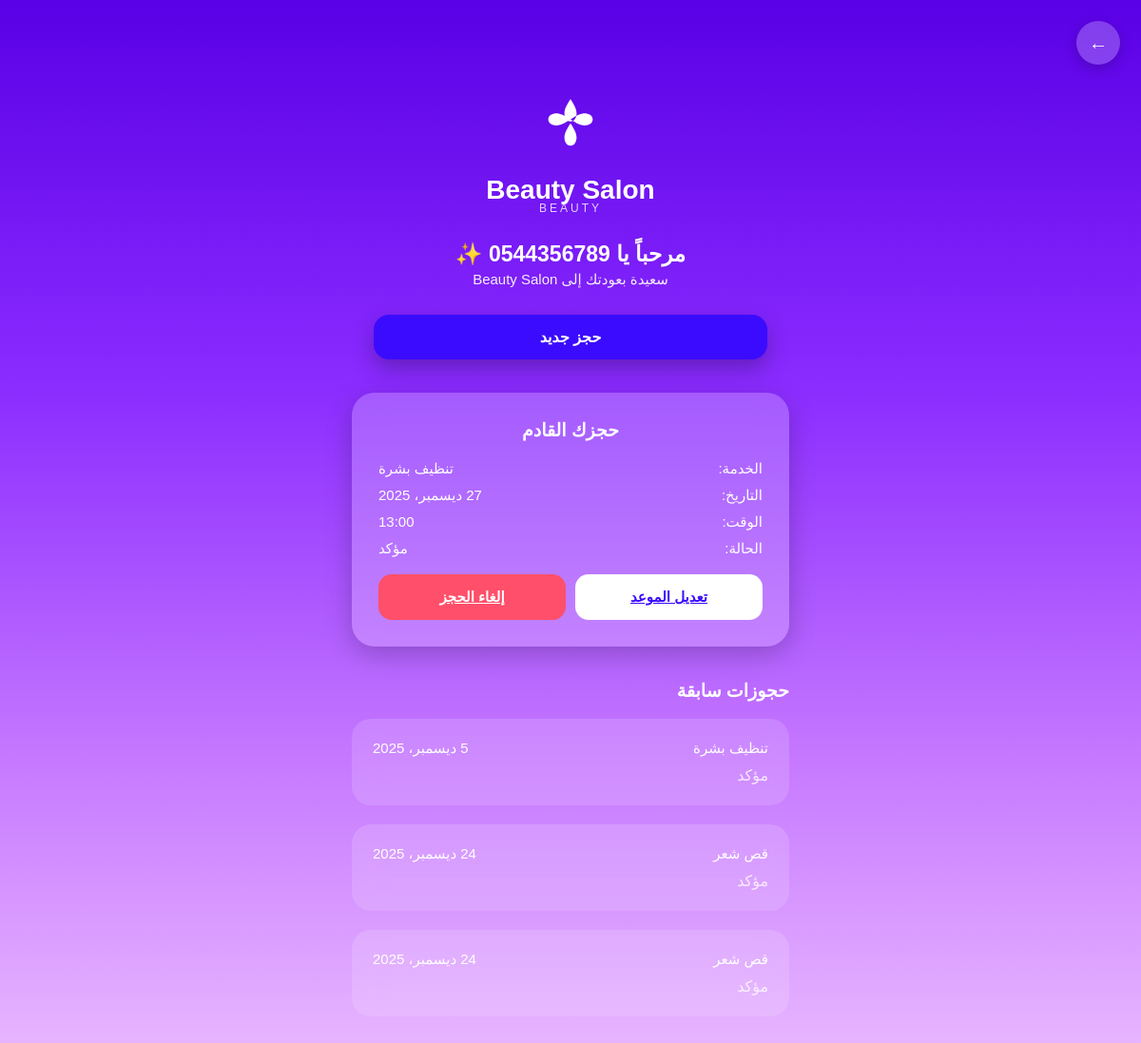
The page /accounts/dashboard/ (signed in) on the database as committed earlier.
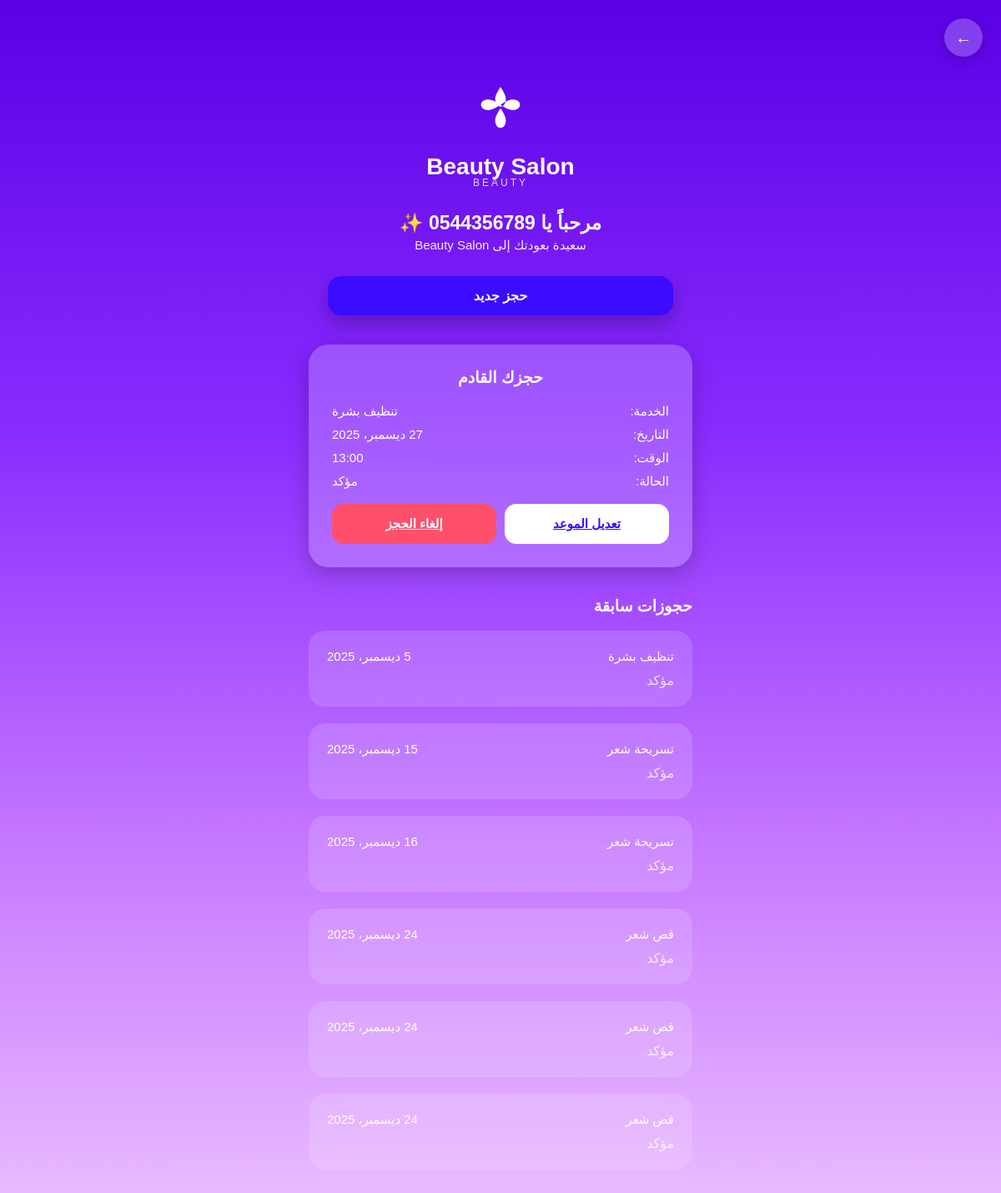
The same page on the database as committed later.
### bookings/models.py (models this page shows, shortened)
class Booking(models.Model):
    STATUS_CHOICES = [
        ("pending", "قيد الانتظار"),
        ("confirmed", "مؤكد"),
        ("completed", "مكتمل"),
        ("canceled", "ملغي"),
    ]
    user = models.ForeignKey(
        CustomUser,
        on_delete=models.CASCADE,
        related_name="bookings"
    )
    service = models.CharField(max_length=200)
    date = models.DateField()
    time = models.ForeignKey(
        TimeSlot,
        on_delete=models.SET_NULL,
        null=True,
        related_name="bookings"
    )
    staff = models.CharField(
        max_length=100,
        blank=True,
        null=True,
        help_text="اسم الموظفة (اختياري)"
    )
    status = models.CharField(
        max_length=20,
        choices=STATUS_CHOICES,
        default="confirmed"
    )
    created_at = models.DateTimeField(auto_now_add=True)
    class Meta:
        ordering = ["-created_at"]
        verbose_name = "حجز"
        verbose_name_plural = "الحجوزات"

class TimeSlot(models.Model):
    time = models.TimeField()
    class Meta:
        ordering = ["time"]
        verbose_name = "وقت متاح"
        verbose_name_plural = "الأوقات المتاحة"

### accounts/views.py (the view)
# urls.py: path("dashboard/", customer_dashboard, name="customer_dashboard"),
def customer_dashboard(request):
    if not request.user.is_authenticated:
        return redirect("accounts:login")
    bookings = Booking.objects.filter(user=request.user).order_by("date", "time__time")
    today = date.today()
    upcoming_booking = bookings.filter(date__gte=today).first()
    previous_bookings = bookings.filter(date__lt=today)
    return render(request, "dashboard.html", {
        "phone": request.user.phone,
        "upcoming_booking": upcoming_booking,
        "previous_bookings": previous_bookings,
    })

### templates/dashboard.html (shortened to what this page needs)
<!DOCTYPE html>
<html lang="ar" dir="rtl">
<head>
</head>
<body>
    <button class="back-btn" onclick="history.back()">←</button>
    <div class="page-wrap">
        <div class="logo-block">
            <div class="logo-icon">
                <svg viewBox="0 0 64 64">
                    <path d="M32 4c-4 6-6 10-6 14s2 8 6 8 6-4 6-8-2-8-6-14zm0 20c-6-4-10-6-14-6s-8 2-8 6 4 6 8 6 8-2 14-6zm0 0c6-4 10-6 14-6s8 2 8 6-4 6-8 6-8-2-14-6zm0 4c-4 6-6 10-6 14s2 8 6 8 6-4 6-8-2-8-6-14z"/>
                </svg>
            </div>
            <div class="title">Beauty Salon</div>
            <div class="sub">BEAUTY</div>
        </div>
        <div class="welcome">
            <h3>مرحباً يا {{ phone }} ✨</h3>
            <p>سعيدة بعودتك إلى Beauty Salon</p>
        </div>
        <a class="new-book-btn" href="{% url 'bookings:select_service' %}">حجز جديد</a>
        {% if upcoming_booking %}
        <div class="card">
            <div class="card-title">حجزك القادم</div>
            <div class="info-line"><span>الخدمة:</span><span>{{ upcoming_booking.service }}</span></div>
            <div class="info-line"><span>التاريخ:</span><span>{{ upcoming_booking.date }}</span></div>
            <div class="info-line"><span>الوقت:</span><span>{{ upcoming_booking.time.time|time:"H:i" }}</span></div>
            <div class="info-line"><span>الحالة:</span><span>{{ upcoming_booking.get_status_display }}</span></div>
            <div class="btns-row">
                <a class="btn-light" style="text-align:center;line-height:48px;"
                   href="{% url 'bookings:edit_booking' upcoming_booking.id %}">تعديل الموعد</a>
                <a class="btn-danger" style="text-align:center;line-height:48px;"
                   href="{% url 'bookings:cancel_booking' upcoming_booking.id %}"
                   onclick="return confirm('هل أنتِ متأكدة من إلغاء الحجز؟');">إلغاء الحجز</a>
            </div>
        </div>
        {% else %}
            <div class="card" style="text-align:center;font-weight:700;">
                لا يوجد حجز قادم
            </div>
        {% endif %}
        <div class="section-title">حجوزات سابقة</div>
        {% if previous_bookings %}
            {% for b in previous_bookings %}
                <div class="prev-card">
                    <div class="info-line"><span>{{ b.service }}</span><span>{{ b.date }}</span></div>
                    <div style="opacity:.8;">{{ b.get_status_display }}</div>
                </div>
            {% endfor %}
        {% else %}
            <p style="opacity:.9;font-size:15px;text-align:center;">لا توجد حجوزات سابقة</p>
        {% endif %}
    </div>
</body>
</html>

### templates/dashboard.html (style rules this page uses)
* { margin:0; padding:0; box-sizing:border-box; font-family:"Tajawal", sans-serif; }
body { background:linear-gradient(180deg,#5A00E6,#8A2BFF,#C77AFF,#F3CBFF); min-height:100vh; padding:30px 18px 120px; color:#fff; display:flex; flex-direction:column; align-items:center; animation:fadeUp .6s ease; }
.page-wrap { width:100%; max-width:460px; }
.back-btn { position:fixed; top:22px; right:22px; width:46px; height:46px; border-radius:50%; background:rgba(255,255,255,.24); display:flex; align-items:center; justify-content:center; color:#fff; font-size:20px; border:none; cursor:pointer; backdrop-filter:blur(8px); box-shadow:0 4px 14px rgba(0,0,0,.20); transition:.25s; z-index:10; }
.logo-block { text-align:center; margin-top:70px; }
.logo-icon svg { width:68px;height:68px;margin-bottom:12px;fill:#fff; }
.title { font-size:28px;font-weight:800; }
.sub { font-size:12px;opacity:.8;letter-spacing:3px;margin-top:-4px; }
.welcome { text-align:center;margin:28px 0; }
.welcome h3 { font-size:23px;font-weight:800; }
.welcome p { opacity:.92;font-size:15px;margin-top:4px; }
.new-book-btn { display:block; text-align:center; background:#3A0BFF; padding:14px 0; border-radius:16px; width:90%; color:#fff; font-size:16px; font-weight:800; margin:10px auto 35px; text-decoration:none; box-shadow:0 10px 22px rgba(0,0,0,.25); transition:.25s; }
.card { background:rgba(255,255,255,.22); backdrop-filter:blur(18px); padding:28px; border-radius:24px; margin-bottom:35px; box-shadow:0 8px 28px rgba(0,0,0,.22); width:100%; }
.card-title { text-align:center;font-size:19px;font-weight:800;margin-bottom:20px; }
.info-line { display:flex; justify-content:space-between; font-size:15px; margin-bottom:10px; }
.btns-row { display:flex;gap:10px;margin-top:18px; }
.btn-main, .btn-light, .btn-danger { flex:1; height:48px; border-radius:14px; font-size:15px;font-weight:800; border:none; cursor:pointer; transition:.25s; }
.btn-light { background:#fff;color:#3A0BFF; }
.btn-danger { background:#ff4f6a;color:#fff; }
.section-title { font-size:19px;font-weight:800;margin-bottom:18px; }
.prev-card { background:rgba(255,255,255,.14); padding:22px; border-radius:20px; margin-bottom:20px; backdrop-filter:blur(14px); }

Rows that differ between the two databases and show on the page:
added Booking: service "تسريحة شعر", date "15 ديسمبر، 2025", status "مؤكد"
added Booking: service "تسريحة شعر", date "16 ديسمبر، 2025", status "مؤكد"
added Booking: service "قص شعر", date "24 ديسمبر، 2025", status "مؤكد"
